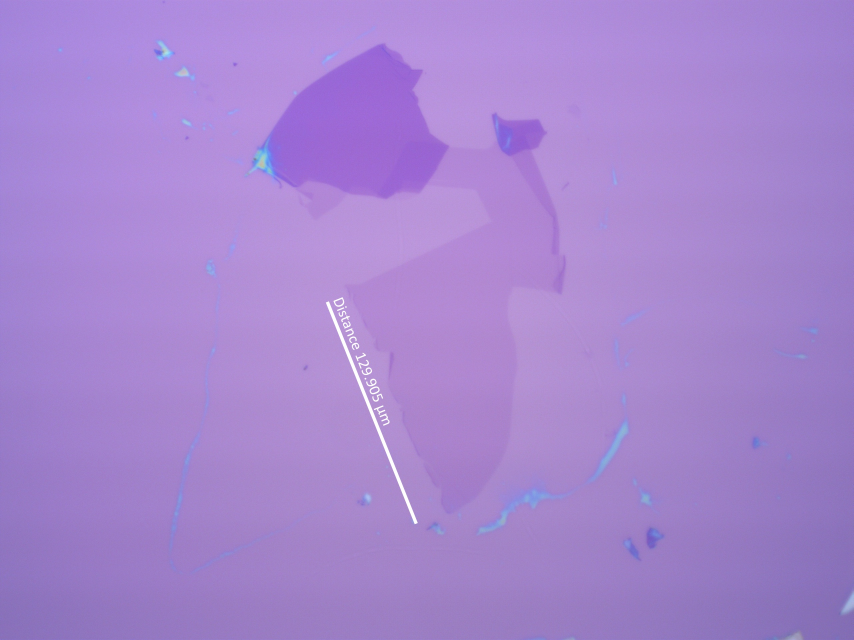
#> input picture Images/GRAPHENE/bl_1/bl_a_50x.jpg, 2560 x 1920 px (shown at 1/3 size)
$ jupyter execute Masking_Testing.ipynb
#> lines starting #> are read from the running program, lines starting #| are printed output that depends on the picture; after the words box and inside, x2 and y2 are one past the last pixel; in counts of white or black regions, pixels touching at a corner belong together; long printed decimals are rounded
[cell 1]
# Edge Finding Code (Jackson Cox)
import cv2
import numpy as np
import math
#loading in and resizing
#adding in comment

imageusing="Images/GRAPHENE/bl_1/bl_a_50x"

#edge Detection of 50x image of biklayer flake using Canny
edge_img = cv2.imread(imageusing+".jpg")
#> edge_img is the input picture: shape (1920, 2560, 3); mean B, G, R 208, 133.3, 166.6
#edge_img = cv2.imread("Images/GRAPHENE/bl_2/bl_a_50x.jpg")
#edge_img = cv2.imread("Images/GRAPHENE/ml_2/mlg_a_50x.jpg")
#edge_img = cv2.imread("Images/GRAPHENE/bl_1/bl_a_10xImgWithCOM.jpg")
scale_percent = 40 # percent of original size
width = int(edge_img.shape[1] * scale_percent / 100)
height = int(edge_img.shape[0] * scale_percent / 100)
dim = (width, height)
resized = cv2.resize(edge_img, dim, interpolation = cv2.INTER_AREA)
resized_wo_rect=resized
cv2.imwrite(imageusing+"_resized.jpg", resized_wo_rect)
#cv2.imshow('first',resized)
#cv2.waitKey(0)

#image cleaning before finding contours (Order of Operations from article by Rouizi Yacine:
# https://dontrepeatyourself.org/post/edge-and-contour-detection-with-opencv-and-python/)

#convert image to grayscale
edge_gray = cv2.cvtColor(resized, cv2.COLOR_BGR2GRAY)

#blur image
edge_blur = cv2.GaussianBlur(edge_gray, (11,11), 1)

# Canny Edge Detection
edges = cv2.Canny(image=edge_blur, threshold1=1, threshold2=10)
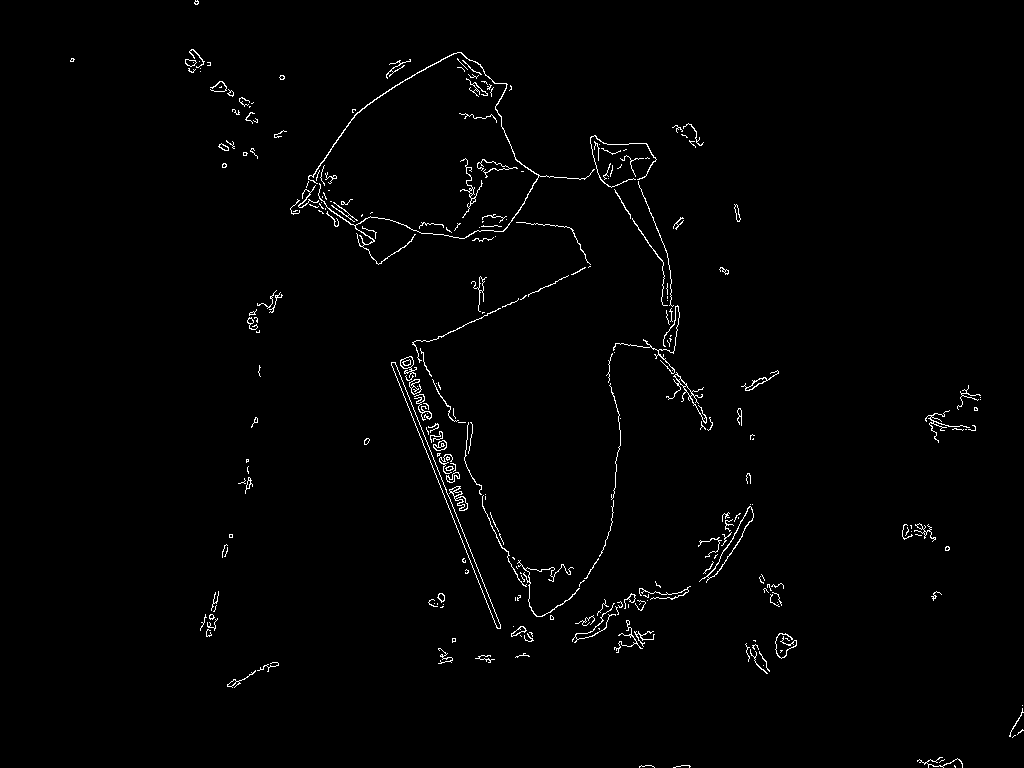
#> edges: shape (768, 1024); 1.3% white in thin lines or dots

#dilate image
kernel = cv2.getStructuringElement(cv2.MORPH_RECT, (3,3))
#gradient = cv2.morphologyEx(edges, cv2.MORPH_GRADIENT, kernel)
dilate = cv2.dilate(edges, kernel, iterations=1)
#> dilate: shape (768, 1024); 4.2% white; 69 white regions (3 under 20 px)
#cv2.imshow('dilated', dilate)

# find contours of edges
contours, heirarchy = cv2.findContours(dilate, cv2.RETR_EXTERNAL, cv2.CHAIN_APPROX_SIMPLE)
#> contours = 63 contours, 2 with area under 20; largest, box (x1, y1, x2, y2) and area: (289, 51, 714, 621) 40544, (390, 355, 502, 630) 4193, (697, 503, 755, 584) 1532, (571, 585, 692, 644) 1460, (613, 619, 656, 654) 508
cv2.drawContours(resized, contours, -1, (0,255,0), 1)
#> resized: shape (768, 1024, 3); mean B, G, R 205.7, 134.6, 164.7

#fit bounding rectangles for each contour and add them to the image
print(str(len(contours)) + " flakes were found in this image")
#| 63 flakes were found in this image
rect_points = []
for contour in contours:
    x,y,w,h = cv2.boundingRect(contour)
    rect_points.append([x,y,w,h])
    cv2.rectangle(resized,(x,y),(x+w, y+h),(255,0,0),1)
#> this loop made 63 passes
#> (x, y, w, h) on passes 1 to 8: (672, 764, 20, 4), (638, 764, 18, 4), (916, 756, 48, 12), (1008, 704, 16, 35), (226, 661, 54, 28), (474, 654, 22, 10), (514, 652, 17, 7), (437, 647, 17, 18)
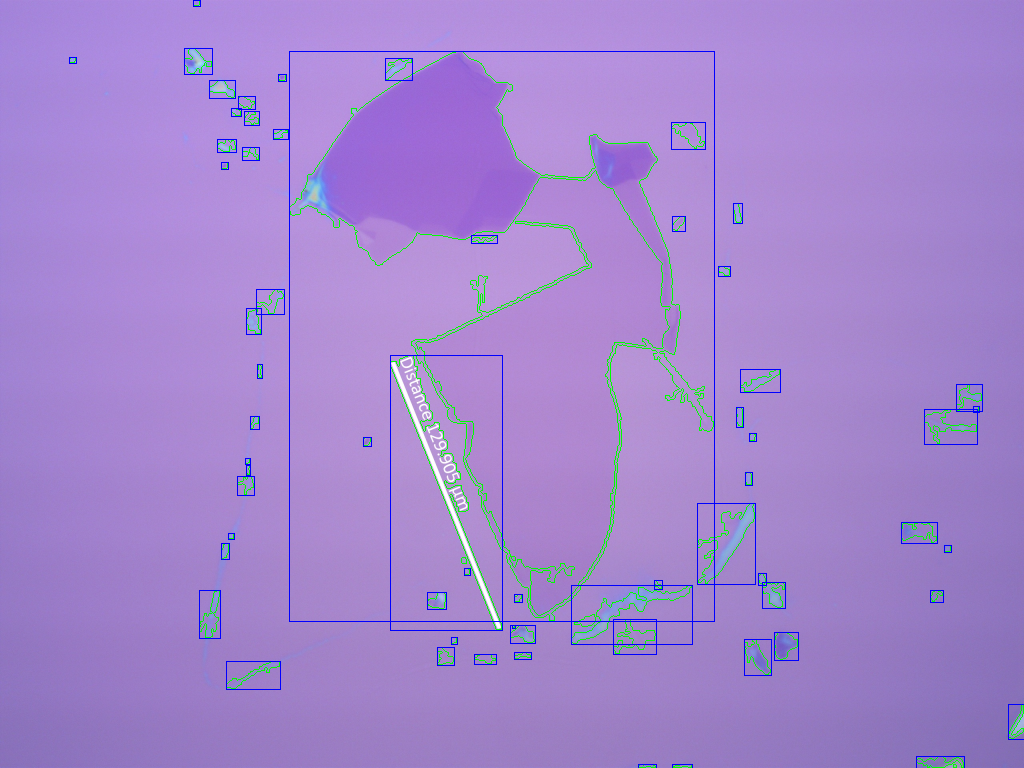
#> resized: shape (768, 1024, 3); mean B, G, R 206.3, 133.3, 163.3
#> after the loop, rect_points = 63 items, first 6: [672, 764, 20, 4], [638, 764, 18, 4], [916, 756, 48, 12], [1008, 704, 16, 35], [226, 661, 54, 28], [474, 654, 22, 10]
    #cv2.circle(resized,(x,y), 5, (0,255,0))
# Display Canny Edge Detection Image with contours
#cv2.imshow('Contours', resized)
cv2.imwrite(imageusing+'_contours.jpg', resized)
#> Out = True
#cv2.waitKey(0)

[cell 2]
#Size Calculation (Kaitlin Day)
# read in image & convert to hsv values or grayscale
img1 = cv2.imread("Images/GRAPHENE/bl_1/bl_a_50x.jpg")
hsv = cv2.cvtColor(img1, cv2.COLOR_BGR2HSV)
#> hsv: shape (1920, 2560, 3); mean H, S, V 133.3, 91.8, 208
img1_gray = cv2.cvtColor(img1, cv2.COLOR_BGR2GRAY)

# create a mask for white values only
mask1 = cv2.inRange(hsv, (0, 0, 255), (255, 255, 255))
#> mask1: shape (1920, 2560); 0.18% white; 26 white regions (9 under 20 px), largest, box (x1, y1, x2, y2) and area: (978, 904, 1253, 1572) 6149, (1001, 892, 1032, 920) 266, (1139, 1241, 1169, 1277) 251

# find & draw contours
thresh = cv2.threshold(img1_gray, 225, 255, cv2.THRESH_BINARY)[1]
#> thresh: shape (1920, 2560); 0.21% white; 19 white regions (1 under 20 px)
contours, hierarchy = cv2.findContours(thresh, cv2.RETR_TREE, cv2.CHAIN_APPROX_SIMPLE)
#> contours = 25 contours, 2 with area under 20; largest, box (x1, y1, x2, y2) and area: (978, 904, 1253, 1572) 6260, (1001, 892, 1032, 920) 564, (1109, 1159, 1139, 1183) 477, (1004, 896, 1030, 917) 347, (1099, 1136, 1129, 1159) 320
cnt1 = cv2.drawContours(img1_gray, contours, 22, (0,255,0), 3)
cv2.imwrite("Images/GRAPHENE/bl_1/bl_a_50x"+"_CNTR.jpg", cnt1)

# count pixels in contour
mxW = contours[22][:,0,1].max()
#> mxW = 1571
mnW = contours[22][:,0,1].min()
#> mnW = 904
mxH = contours[22][:,0,0].max()
#> mxH = 1252
mnH = contours[22][:,0,0].min()
#> mnH = 978
width = mxW-mnW
#> width = 667
height = mxH-mnH
#> height = 274

# hypotenuse calculation in pixels
hyp = math.sqrt(width**2 + height**2)
#> hyp = 721.1

# pixel to micrometer ratio
p2mm_50 = 129.905/hyp
#> p2mm_50 = 0.18
print('50x: ', p2mm_50, 'micrometers/pixel')# #Size Calculation (Kaitlin Day)
#| 50x:  0.1802 micrometers/pixel
# [68 lines of commented-out code are left out]

[cell 3]
# Filtering of smaller noise flakes [x,y,w,h]
p2mm_50 = 0.45189610287498977;
p2mm_2_5 = 0.876514450867052
resized = cv2.resize(edge_img, dim, interpolation = cv2.INTER_AREA)
good_flakes = [] # used in thickness calculations
for rect in rect_points:
    curr_length = 0
    if rect[2] >=  rect[3]:
        curr_length = rect[2]*p2mm_50
    else:
        curr_length = rect[3]*p2mm_50
    if curr_length > 50 :
        # plug in proper size again
        good_flakes.append(rect)
        cv2.rectangle(resized,(rect[0],rect[1]),(rect[0]+rect[2], rect[1]+rect[3]),(255,0,0),1)
#> this loop made 63 passes
#> (rect, curr_length) on passes 1 to 8: ([672, 764, 20, 4], 9.04), ([638, 764, 18, 4], 8.13), ([916, 756, 48, 12], 21.69), ([1008, 704, 16, 35], 15.82), ([226, 661, 54, 28], 24.4), ([474, 654, 22, 10], 9.94), ([514, 652, 17, 7], 7.68), ([437, 647, 17, 18], 8.13)
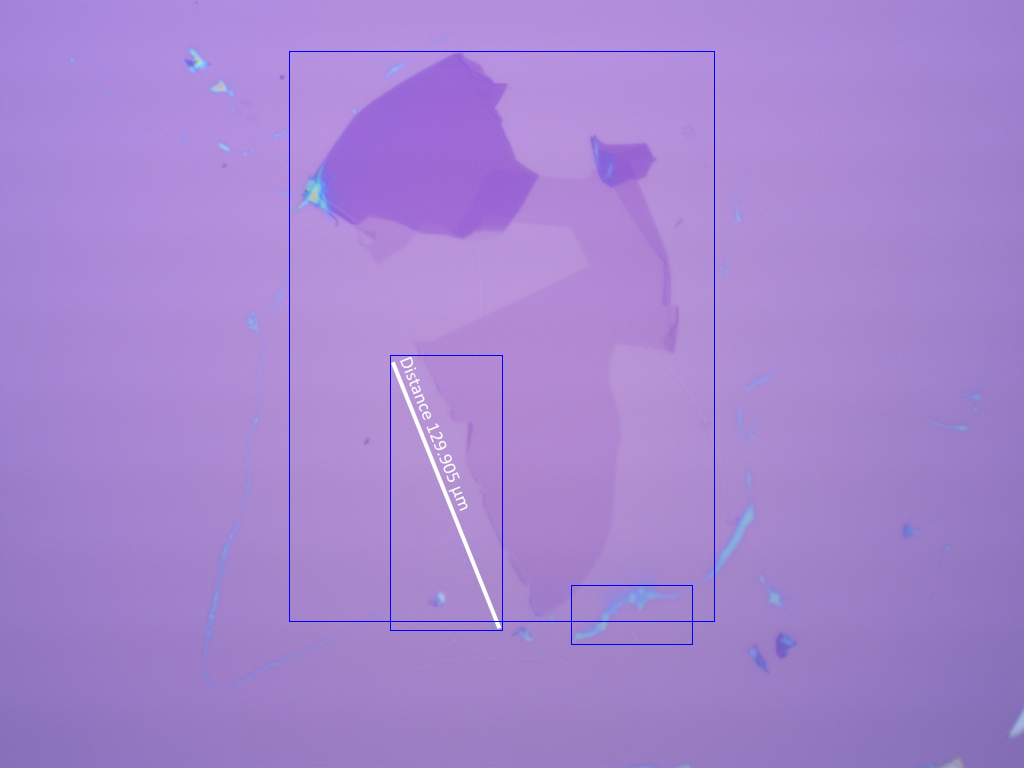
#> resized: shape (768, 1024, 3); mean B, G, R 208.2, 132.8, 165.9
#> after the loop, good_flakes = [[571, 585, 121, 59], [390, 355, 112, 275], [289, 51, 425, 570]]
#cv2.imshow('Contours',resized)
#cv2.waitKey(0)
print(good_flakes)
#| [[571, 585, 121, 59], [390, 355, 112, 275], [289, 51, 425, 570]]
print(curr_length, rect[2],rect[3])
#| 3.163 7 6
#cv2.imshow('Contours', resized)
#cv2.imwrite("Images/GRAPHENE/bl_1/bl_a_50x_edgesize.jpg", resized)
cv2.imwrite(imageusing+"_edgesize.jpg",resized)
#> Out = True

#cv2.waitKey(0)

[cell 4]
import colorsys
imagehere = cv2.imread(imageusing+".jpg")


colors_count={}
(channel_b, channel_g, channel_r) = cv2.split(imagehere)
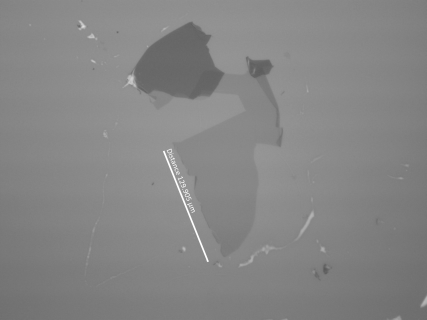
#> channel_g: shape (1920, 2560) (shown at 1/6 size); min 84, max 255, mean 133.3
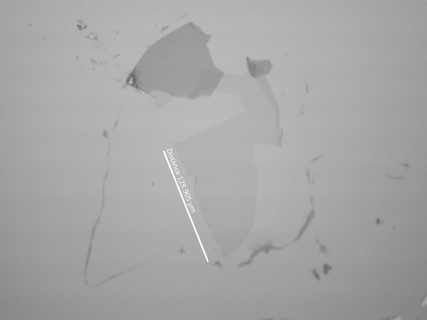
#> channel_r: shape (1920, 2560) (shown at 1/6 size); min 89, max 255, mean 166.6
channel_b = channel_b.flatten()
channel_g = channel_g.flatten()
channel_r = channel_r.flatten()

for i in range(len(channel_b)):
    RGB = tuple([channel_r[i], channel_g[i], channel_b[i]])
    if RGB in colors_count:
        colors_count[RGB] += 1
    else:
        colors_count[RGB] = 1
#> this loop made 4915200 passes
#> RGB on passes 1 to 3: (161, 135, 226), (161, 135, 224), (163, 133, 223)
#> after the loop, colors_count = 33289 items

j=0;
for keys in sorted(colors_count, key=colors_count.__getitem__):
    j=j+1

    if j==len(colors_count):
        max_seen=keys
        red_oi=max_seen[0]
        green_oi=max_seen[1]
        blue_oi=max_seen[2]
#> this loop made 33289 passes
#> keys on passes 1 to 3: (183, 143, 232), (185, 145, 233), (184, 145, 234)
#> after the loop, j = 33289

blank_img = cv2.imread("Images/Logotesting/white_sqaure.png")
bkgnd_color = ( int (max_seen [ 2 ]), int (max_seen[ 1 ]), int (max_seen [ 0 ]))
color_swatch=cv2.circle(blank_img, (200,200), 2, bkgnd_color, 150) #draw center of mass (for specific color) circle on image)
cv2.imwrite(imageusing+"BACKGROUNDCOLOR.jpg", color_swatch)

hsv_bkgnd_color=colorsys.rgb_to_hsv(bkgnd_color[0],bkgnd_color[1],bkgnd_color[2])
hsv_bkgnd_color=list(hsv_bkgnd_color)
hsv_bkgnd_color[0] = hsv_bkgnd_color[0]*180
hsv_bkgnd_color[1]=hsv_bkgnd_color[1]*255

print("Background color in hsv: {}".format(hsv_bkgnd_color))

h_bkgnd=hsv_bkgnd_color[0]
s_bkgnd=hsv_bkgnd_color[1]
v_bkgnd=hsv_bkgnd_color[2]

i=0
resized_blank=cv2.imread(imageusing+'_resized.jpg')
good_flakes_detected=[]
thresholdpercentmask=18

for rect in good_flakes:
    [x,y,w,h]=rect
    img_crop=resized_blank[y:y+h,x:x+w]
    cv2.imwrite(imageusing+'crop'+str(i)+".jpg",img_crop)
    hsv = cv2.cvtColor(img_crop, cv2.COLOR_BGR2HSV)

    #this mask works for bl_1
    #mask_contrast_wbkgnd_bilayer_crop = cv2.inRange(hsv, (h_bkgnd-31, 0, 0), (h_bkgnd-22, s_bkgnd+20, 255))
    # for ml_1
    #mask_contrast_wbkgnd_bilayer_crop = cv2.inRange(hsv, (h_bkgnd-33, s_bkgnd+36, 0), (h_bkgnd-10, s_bkgnd+56, 255))
    #for bl_2
    #mask_contrast_wbkgnd_bilayer_crop = cv2.inRange(hsv, (h_bkgnd-10, 0, 0), (h_bkgnd-5, s_bkgnd+20, 255))
    # !! for flg - works with both flake 1 + 2 -- should still refine for new flakes
    fewlayer_mask = cv2.inRange(hsv, (h_bkgnd+2, s_bkgnd+10, 0), (h_bkgnd+35, s_bkgnd+100, 255))
    # for both bilayer - works with both flake 1+ 2
    #mask_contrast_wbkgnd_bilayer_crop = cv2.inRange(hsv, (h_bkgnd-31, s_bkgnd+.0001, 0), (h_bkgnd-3, s_bkgnd+20, 255))
    # !!! works for bl_3, bl_2, and bl_1 GOOD BILAYER
    bilayer_mask = cv2.inRange(hsv, (h_bkgnd-35, s_bkgnd+.0001, 0), (h_bkgnd+5, s_bkgnd+20, 255))

    #monolayer mask
    monolayer_mask=cv2.inRange(hsv, (h_bkgnd-31, s_bkgnd-2, 0), (h_bkgnd+4.2, s_bkgnd+20, 255))

    mask_array=[monolayer_mask,bilayer_mask,fewlayer_mask]

    for j,mask in enumerate(mask_array):
        print()
        if(j==0):
            print("MONO")
        if(j==1):
            print("BI")
        if(j==1):
            print("FEW")
        mask=cv2.blur(mask, (3,3))
        mask=cv2.threshold(mask, 200, 255, cv2.THRESH_BINARY)[1]

        white_pix=np.sum(mask == 255)
        width = int(mask.shape[1])
        height = int(mask.shape[0])
        allpix=width*height

        ratio=white_pix/allpix *100
        #print("Flake index:{}, ratio of white to black in entire crop:{}".format(i,round(ratio,4)))

        if(ratio>thresholdpercentmask):

            M=cv2.moments(mask)
            cX=int(M["m10"]/M["m00"]) # ???
            cY=int(M["m01"]/M["m00"])
            #print("center of mass: {}, {}".format(cX,cY))

            radius=3

            X_around_COM=np.arange(cX-radius,cX+radius+1)
            Y_around_COM=np.arange(cY-radius,cY+radius+1)

            count_white_around_COM=0
            pixel_count=0

            for x_val in Y_around_COM: #and here
                for y_val in X_around_COM:
                    #print(x_val,y_val)
                    if(x_val>=0 and x_val<height and y_val>=0 and y_val<width): #changed here
                        point=mask[x_val,y_val] ##indexing error??
                        pixel_count=pixel_count+1
                        if(point==[255]):
                            count_white_around_COM=count_white_around_COM+1


            ratio_around_COM=count_white_around_COM/pixel_count

            print("Ratio of white around COM is {}" .format(ratio_around_COM))

            mask = cv2.circle(mask, (cX,cY), 5, bkgnd_color, 2)
            cv2.imwrite(imageusing+'cropmaskwCOM'+str(i)+'.jpg', mask)

            if(ratio_around_COM>=.85):
                print("Flake with adequate ratio + COM detected at index {} in good_flakes.".format(i))
                good_flakes_detected.append(rect)


# [49 lines of commented-out code are left out]


    i=i+1
#> this loop made 3 passes
#> (printed output is left out)
#> pass 1, `bilayer_mask = cv2.inRange(hsv, (h_bkgnd-35, s_bkgnd+.0001, 0), (h_bkg..`:
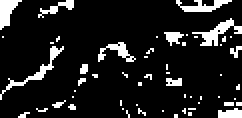
#> bilayer_mask: shape (59, 121) (shown 2 times larger); 11.8% white; 56 white regions (47 under 20 px), largest, box (x1, y1, x2, y2) and area: (96, 9, 121, 23) 114, (0, 23, 32, 50) 108, (0, 0, 11, 15) 89
#> after the loop:
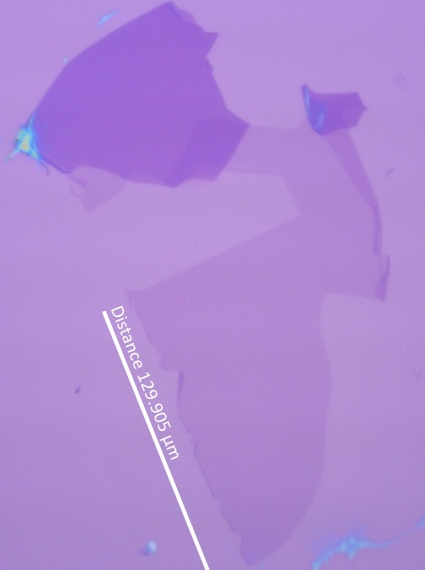
#> img_crop: shape (570, 425, 3); mean B, G, R 212.5, 137, 174.5
#> after the loop, good_flakes_detected = [[390, 355, 112, 275], [289, 51, 425, 570], [289, 51, 425, 570]]; i = 3

$ run again, with Images/GRAPHENE/ml_2/mlg_a_50x.jpg copied over Images/GRAPHENE/bl_1/bl_a_50x.jpg
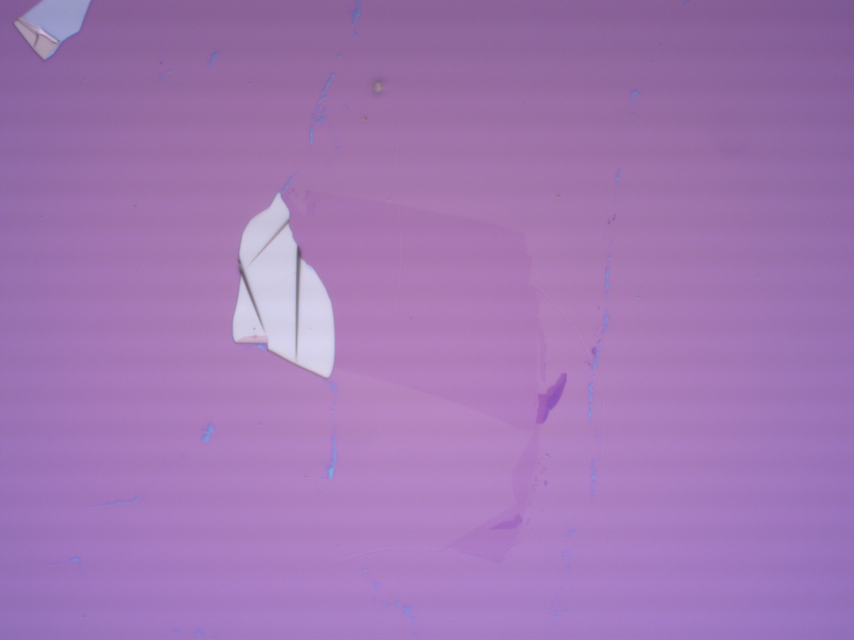
#> input picture Images/GRAPHENE/ml_2/mlg_a_50x.jpg, 2560 x 1920 px (shown at 1/3 size)
#> edge_img is the input picture: shape (1920, 2560, 3); mean B, G, R 179.6, 119.2, 161.4
#> edges: shape (768, 1024); 1.5% white in thin lines or dots, all inside (x1, y1, x2, y2) = (3, 0, 916, 767)
#> dilate: shape (768, 1024); 4.8% white; 82 white regions (2 under 20 px)
#> `contours, heirarchy = cv2.findContours(dilate, cv2.RETR_EXTERNAL, cv2...`: contours = 76 contours, 3 with area under 20; largest, box (x1, y1, x2, y2) and area: (275, 201, 435, 469) 19325, (625, 275, 736, 510) 5444, (2, 0, 116, 77) 2760, (501, 492, 644, 678) 2454, (339, 85, 445, 197) 2439
#| 76 flakes were found in this image
#> the loop `for contour in contours:` made 76 passes
#> (x, y, w, h) on passes 1 to 8: (255, 763, 7, 5), (231, 753, 16, 14), (205, 753, 14, 7), (666, 746, 15, 10), (94, 735, 25, 21), (655, 706, 35, 36), (444, 705, 59, 43), (442, 693, 12, 20)
#> after the loop `for contour in contours:`: rect_points = 76 items, first 6: [255, 763, 7, 5], [231, 753, 16, 14], [205, 753, 14, 7], [666, 746, 15, 10], [94, 735, 25, 21], [655, 706, 35, 36]
#> `cv2.imwrite(imageusing+'_contours.jpg', resized)`: Out = True
#> mask1: shape (1920, 2560); every value is 0
#> `contours, hierarchy = cv2.findContours(thresh, cv2.RETR_TREE, cv2.CHAI..`: contours = []
#> the loop `for rect in rect_points:` made 76 passes
#> (rect, curr_length) on passes 1 to 8: ([255, 763, 7, 5], 3.16), ([231, 753, 16, 14], 7.23), ([205, 753, 14, 7], 6.33), ([666, 746, 15, 10], 6.78), ([94, 735, 25, 21], 11.3), ([655, 706, 35, 36], 16.27), ([444, 705, 59, 43], 26.66), ([442, 693, 12, 20], 9.04)
#> after the loop `for rect in rect_points:`:
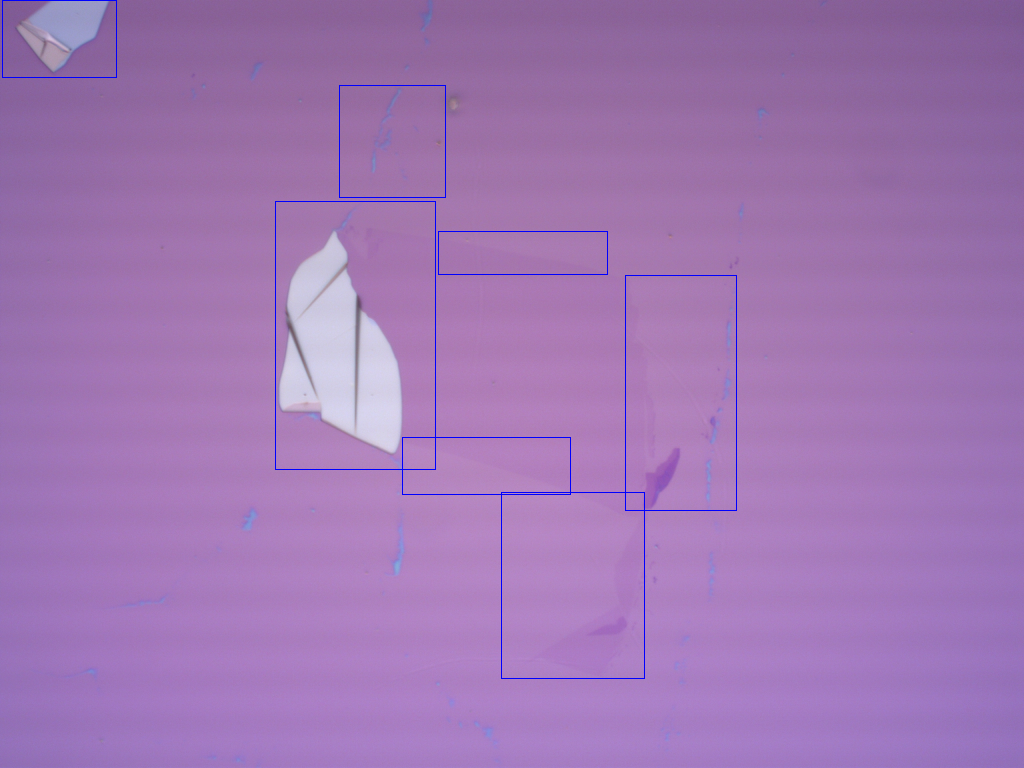
#> resized: shape (768, 1024, 3); mean B, G, R 179.9, 118.6, 160.6
#> after the loop `for rect in rect_points:`: good_flakes = [[501, 492, 143, 186], [402, 437, 168, 57], [625, 275, 111, 235], [438, 231, 169, 43], [275, 201, 160, 268], [339, 85, 106, 112], [2, 0, 114, 77]]
#| [[501, 492, 143, 186], [402, 437, 168, 57], [625, 275, 111, 235], [438, 231, 169, 43], [275, 201, 160, 268], [339, 85, 106, 112], [2, 0, 114, 77]]
#| 51.516 114 77
#> `cv2.imwrite(imageusing+"_edgesize.jpg",resized)`: Out = True
#> the loop `for i in range(len(channel_b)):` made 4915200 passes
#> RGB on passes 1 to 3: (128, 91, 158), (130, 94, 158), (131, 92, 155)
#> after the loop `for i in range(len(channel_b)):`: colors_count = 33955 items
#> the loop `for keys in sorted(colors_count, key=colors_count.__getitem__):` made 33955 passes
#> keys on passes 1 to 3: (131, 103, 154), (134, 114, 163), (139, 122, 174)
#> after the loop `for keys in sorted(colors_count, key=colors_count.__getitem__):`: j = 33955
#> the loop `for rect in good_flakes:` made 7 passes
#> (printed output is left out)
#> after the loop `for rect in good_flakes:`:
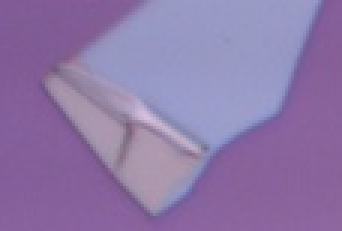
#> img_crop: shape (77, 114, 3) (shown 3 times larger); mean B, G, R 168.9, 119.7, 142.5
#> after the loop `for rect in good_flakes:`: good_flakes_detected = [[501, 492, 143, 186], [339, 85, 106, 112]]; i = 7
